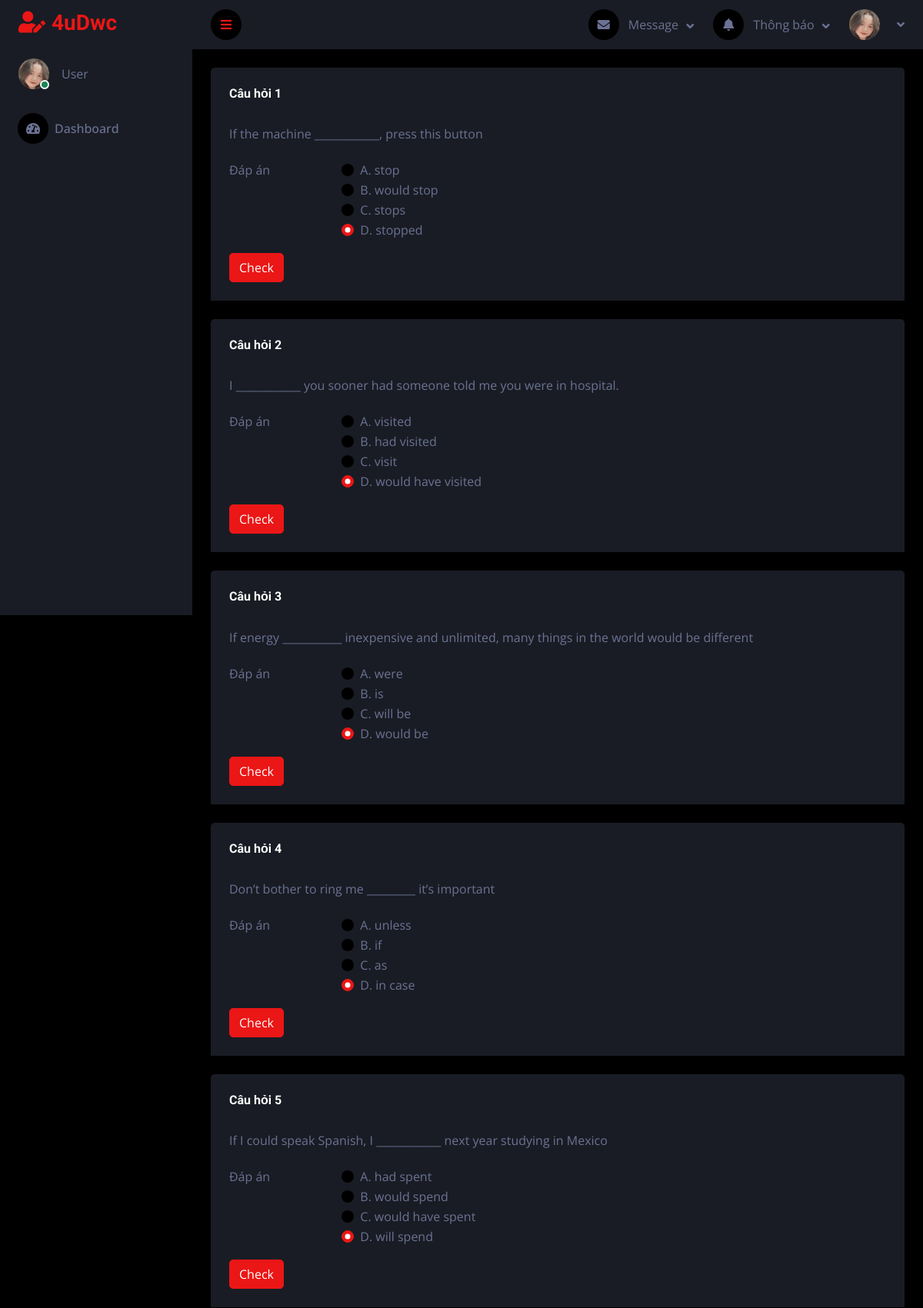
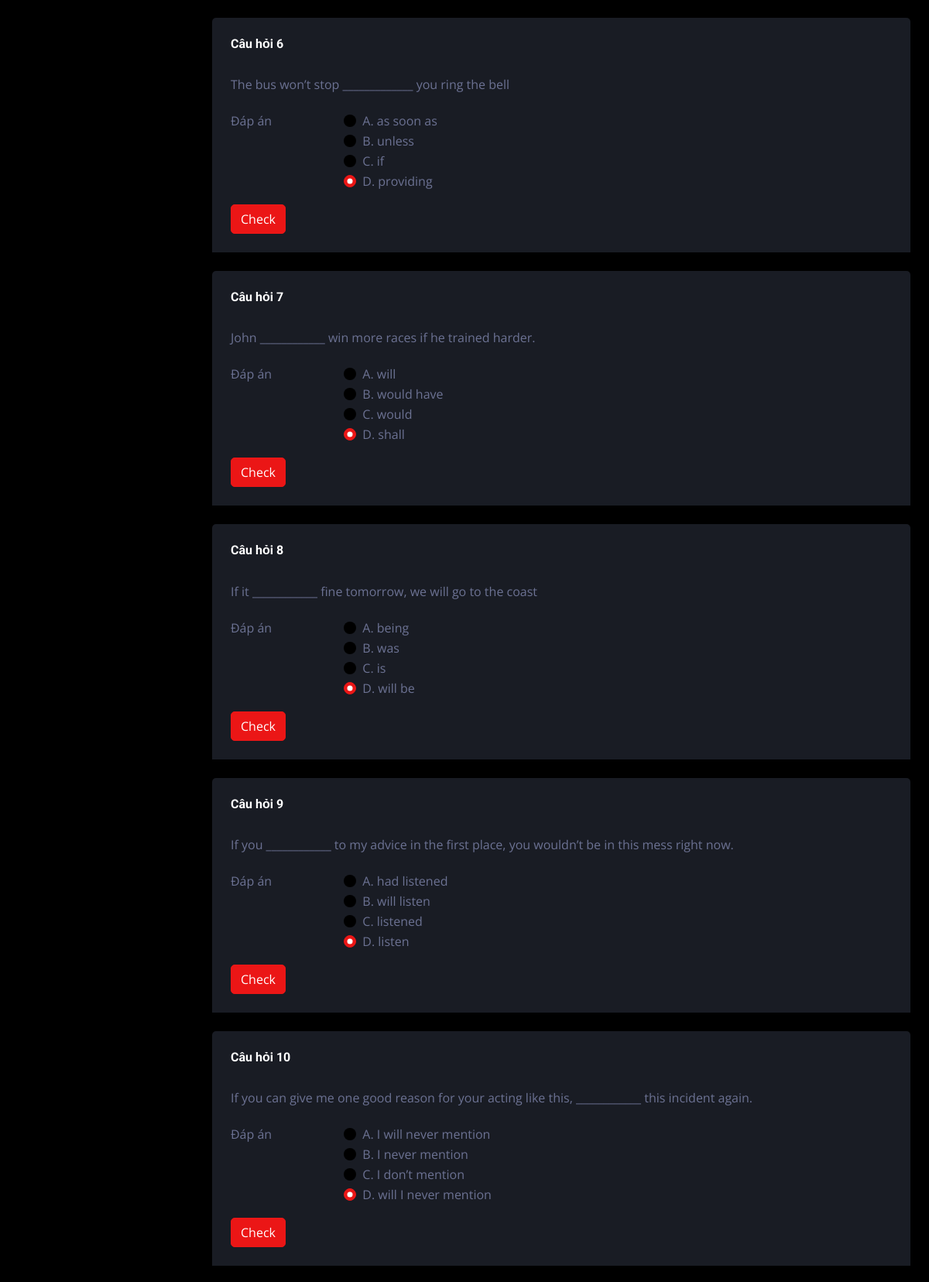
Page /kiemtra.php?mamon=TA2 (signed in, upper part) on the committed database (2 pictures, top to bottom).
### tables this page shows
CREATE TABLE `cauhoi` (
  `ID` int(11) NOT NULL,
  `mamon` varchar(255) NOT NULL,
  `cauhoi` text NOT NULL,
  `dapan1` text NOT NULL,
  `dapan2` text NOT NULL,
  `dapan3` text NOT NULL,
  `dapan4` text NOT NULL,
  `dapandung` varchar(255) NOT NULL
);

### src/kiemtra.php (the view, shortened to what this page needs)
<?php
    include 'toTrinh.php';
    $mamon = $_GET['mamon'];
?>
<!DOCTYPE html>
<html lang="en">
<head>
    <link href="https://cdnjs.cloudflare.com/ajax/libs/font-awesome/5.10.0/css/all.min.css" rel="stylesheet">
    <link href="https://cdn.jsdelivr.net/npm/bootstrap-icons@1.4.1/font/bootstrap-icons.css" rel="stylesheet">
    <link href="lib/owlcarousel/assets/owl.carousel.min.css" rel="stylesheet">
    <link href="lib/tempusdominus/css/tempusdominus-bootstrap-4.min.css" rel="stylesheet" />
    <link href="css/bootstrap.min.css" rel="stylesheet">
    <link href="css/style.css" rel="stylesheet">
</head>
<body>
    <div class="container-fluid position-relative d-flex p-0">
        <?php include 'left.php'; ?>
        <?php include 'top.php'; ?>
            <?php
                $sql = "SELECT * FROM cauhoi WHERE mamon = '$mamon' ORDER BY RAND() LIMIT 50";
                $result = mysqli_query($connect, $sql);
                $cau = 1;
            ?>
            <?php foreach($result as $each): ?>
            <div class="container-fluid pt-4 px-4" id="cau<?php echo $cau ?>">
                <div class="bg-secondary rounded-top p-4">
                    <div class="row">
                        <h6 class="mb-4">Câu hỏi <?php echo $cau ?></h6>
                            <div action="ontap.php?mamon=<?php echo $mamon ?>" method="POST">
                                <?php
                                    $dapan1 = $each['dapan1'];
                                    $dapan2 = $each['dapan2'];
                                    $dapan3 = $each['dapan3'];
                                    $dapan4 = $each['dapan4'];
                                    $dap_an = [$dapan1, $dapan2, $dapan3, $dapan4];
                                    shuffle($dap_an);
                                ?>
                                <div class="row mb-3">
                                    <label for="inputEmail3" class="col-sm-12 col-form-label"><?php echo $each['cauhoi'] ?></label>
                                </div>
                                <fieldset class="row mb-3">
                                    <legend class="col-form-label col-sm-2 pt-0">Đáp án</legend>
                                    <div class="col-sm-10">
                                        <?php
                                            $duc = 'A';
                                            foreach ($dap_an as $key):
                                        ?>
                                        <div class="form-check">
                                            <input class="form-check-input" type="radio" name="dapan<?php echo $cau ?>"
                                                id="gridRadios1" value="<?php echo $duc ?>" checked>
                                            <label class="form-check-label" for="gridRadios2">
                                                <?php echo $duc ?>. <?php echo $key ?>
                                            </label>
                                        </div>
                                        <?php
                                            $duc++;
                                            endforeach;
                                        ?>
                                    </div>
                                </fieldset>
                                <button id="submit<?php echo $cau ?>" class="btn btn-primary" name="submit">Check</button>
                            </div>
                    </div>
                </div>
            </div>
            <?php $cau++ ?>
        <?php endforeach ?>
        </div>
    </div>
</body>
</html>

### src/css/style.css (style rules this page uses)
:root { --primary: #EB1616; --secondary: #191C24; --light: #6C7293; --dark: #000000; }
.btn { transition: .5s; }

### rows in the picture
cauhoi: cauhoi "If the machine ____________, press this button", dapan1 "stop", dapan3 "would stop", dapan2 "stops", dapan4 "stopped"
cauhoi: cauhoi "I ____________ you sooner had someone told me you were in hospital.", dapan1 "visited", dapan4 "had visited", dapan2 "visit", dapan3 "would have visited"
cauhoi: cauhoi "If energy ___________ inexpensive and unlimited, many things in the world would be different", dapan2 "were", dapan1 "is", dapan3 "will be", dapan4 "would be"
cauhoi: cauhoi "Don’t bother to ring me _________ it’s important", dapan1 "unless", dapan3 "if", dapan4 "as", dapan2 "in case"
cauhoi: cauhoi "If I could speak Spanish, I ____________ next year studying in Mexico", dapan2 "had spent", dapan3 "would spend", dapan4 "would have spent", dapan1 "will spend"
cauhoi: cauhoi "The bus won’t stop _____________ you ring the bell", dapan2 "as soon as", dapan4 "unless", dapan1 "if", dapan3 "providing"
cauhoi: cauhoi "John ____________ win more races if he trained harder.", dapan2 "will", dapan3 "would have", dapan1 "would", dapan4 "shall"
cauhoi: cauhoi "If it ____________ fine tomorrow, we will go to the coast", dapan4 "being", dapan2 "was", dapan3 "is", dapan1 "will be"
cauhoi: cauhoi "If you ____________ to my advice in the first place, you wouldn’t be in this mess right now.", dapan4 "had listened", dapan2 "will listen", dapan3 "listened", dapan1 "listen"
cauhoi: cauhoi "If you can give me one good reason for your acting like this, ____________ this incident again.", dapan2 "I will never mention", dapan3 "I never mention", dapan1 "I don’t mention", dapan4 "will I never mention"
